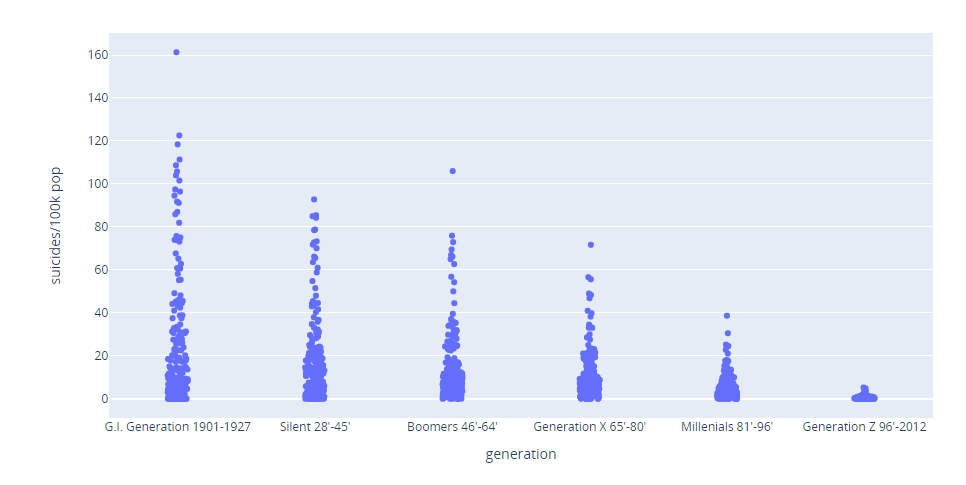

This figure's Python source:
# Charming Data channel: Data visualizations in python

import pandas as pd     #(version 1.0.0)
import plotly           #(version 4.5.4) #pip install plotly==4.5.4
import plotly.express as px
import plotly.io as pio


from pathlib import Path
filename = "~/projects/Dash-by-Plotly/Dataset/suicide_rates.csv.gz"
data_path = Path(filename)
df = pd.read_csv(data_path, compression='gzip')
#--------------------------------------------------------------------------------------------
# Filter Data
mapping = {'G.I. Generation':'G.I. Generation 1901-1927','Silent':"Silent 28'-45'",
           "Boomers":"Boomers 46'-64'","Generation X":"Generation X 65'-80'",
           "Millenials":"Millenials 81'-96'","Generation Z":"Generation Z 96'-2012"}
df['generation'] = df['generation'].map(mapping)

# year_list = [1992,1993,1994,1995]
# df = df[df['year'].isin(year_list)]
# df = df.groupby(['sex','country','generation','year'], as_index=False)[['suicides/100k pop']].mean()
df = df.groupby(['sex','country','generation'], as_index=False)[['suicides/100k pop']].mean()
print (df[:5])
#--------------------------------------------------------------------------------------------

stripfig = px.strip(
    data_frame=df,
    x='generation',
    y='suicides/100k pop',
    category_orders={"generation":["G.I. Generation 1901-1927","Silent 28'-45'","Boomers 46'-64'",
    "Generation X 65'-80'","Millenials 81'-96'","Generation Z 96'-2012"]},
    hover_data=['country'],        # values appear as extra data in the hover tooltip
    # color='sex',                 # differentiate color between marks
    # color_discrete_sequence=["springgreen","yellow"],             # set specific marker colors for discrete values
    # color_discrete_map={"male":"rosybrown" ,"female":"orangered"},  # map your chosen colors
    # orientation='v',             # 'v','h': orientation of the marks
    # stripmode='group',           # in 'overlay' mode, bars are top of one another.
                                   # in 'group' mode, bars are placed beside each other.
#--------------------------------------------------------------------------------------------
    # facet_row='year',            # assign marks to subplots in the vertical direction
    # facet_col='year',            # assigns marks to subplots in the horizontal direction
    # facet_col_wrap=2,            # maximum number of subplot columns. Do not set facet_row!
#--------------------------------------------------------------------------------------------

    # log_x=True,                  # x-axis is log-scaled
    # log_y=True,                  # y-axis is log-scaled
    # hover_name='country',        # values appear in bold in the hover tooltip
    # custom_data=['population'],  # values are extra data to be used in Dash callbacks

    # labels={"sex":"Gender",
    # "generation":"GENERATION"},  # map the labels
    # title='Suicide Rate',        # figure title
    # width=1000,                  # figure width in pixels
    # height=600,                  # igure height in pixels
    # template='seaborn',          # 'ggplot2', 'seaborn', 'simple_white', 'plotly',
    #                              # 'plotly_white', 'plotly_dark', 'presentation',
    #                              # 'xgridoff', 'ygridoff', 'gridon', 'none'

    # animation_frame='year',      # assign marks to animation frames
    # # animation_group='sex',     # use only when df has multiple rows with same object
    # # range_x=[5,50],            # set range of x-axis
    # range_y=[0,190],             # set range of x-axis
)
# stripfig.layout.updatemenus[0].buttons[0].args[1]['frame']['duration'] = 1000

pio.show(stripfig)
